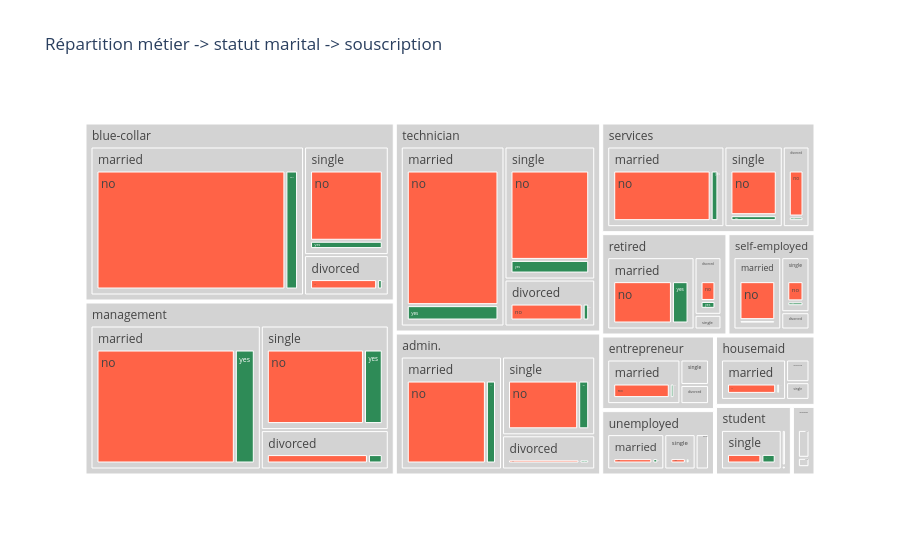

Here is the notebook cell this chart was saved with:
### Code cell
agg = df.groupby(['job', 'marital', 'y']).size().reset_index(name='n')
fig = px.treemap(agg, path=['job', 'marital', 'y'], values='n',
                 color='y',
                 color_discrete_map={'(?)':'lightgray', 'no':'tomato', 'yes':'seagreen'},
                 title='Répartition métier -> statut marital -> souscription')
fig.show()

### Figure 1 — Plotly figure (JSON) as saved in the notebook; plotly's stock layout.template omitted (floating-point values rounded to 4 significant figures)
{"data": [{"branchvalues": "total", "customdata": [["(?)"], ["(?)"], ["(?)"], ["(?)"], ["(?)"], ["(?)"], ["(?)"], ["(?)"], ["(?)"], ["(?)"], ["(?)"], ["(?)"], ["(?)"], ["(?)"], ["(?)"], ["(?)"], ["(?)"], ["(?)"], ["(?)"], ["(?)"], ["(?)"], ["(?)"], ["(?)"], ["(?)"], ["(?)"], ["(?)"], ["(?)"], ["(?)"], ["(?)"], ["(?)"], ["(?)"], ["(?)"], ["(?)"], ["(?)"], ["(?)"], ["(?)"], ["(?)"], ["(?)"], ["(?)"], ["(?)"], ["(?)"], ["(?)"], ["(?)"], ["(?)"], ["(?)"], ["(?)"], ["(?)"], ["(?)"], ["no"], ["no"], ["no"], ["no"], ["no"], ["no"], ["no"], ["no"], ["no"], ["no"], ["no"], ["no"], ["no"], ["no"], ["no"], ["no"], ["no"], ["no"], ["no"], ["no"], ["no"], ["no"], ["no"], ["no"], ["no"], ["no"], ["no"], ["no"], ["no"], ["no"], ["no"], ["no"], ["no"], ["no"], ["no"], ["no"], ["yes"], ["yes"], ["yes"], ["yes"], ["yes"], ["yes"], ["yes"], ["yes"], ["yes"], ["yes"], ["yes"], ["yes"], ["yes"], ["yes"], ["yes"], ["yes"], ["yes"], ["yes"], ["yes"], ["yes"], ["yes"], ["yes"], ["yes"], ["yes"], ["yes"], ["yes"], ["yes"], ["yes"], ["yes"], ["yes"], ["yes"], ["yes"], ["yes"], ["yes"], ["yes"], ["yes"]], "domain": {"x": [0, 1], "y": [0, 1]}, "hovertemplate": "labels=%{label}<br>n=%{value}<br>parent=%{parent}<br>id=%{id}<br>y=%{customdata[0]}<extra></extra>", "ids": ["admin./divorced", "admin./married", "admin./single", "blue-collar/divorced", "blue-collar/married", "blue-collar/single", "entrepreneur/divorced", "entrepreneur/married", "entrepreneur/single", "housemaid/divorced", "housemaid/married", "housemaid/single", "management/divorced", "management/married", "management/single", "retired/divorced", "retired/married", "retired/single", "self-employed/divorced", "self-employed/married", "self-employed/single", "services/divorced", "services/married", "services/single", "student/divorced", "student/married", "student/single", "technician/divorced", "technician/married", "technician/single", "unemployed/divorced", "unemployed/married", "unemployed/single", "unknown/divorced", "unknown/married", "unknown/single", "admin.", "blue-collar", "entrepreneur", "housemaid", "management", "retired", "self-employed", "services", "student", "technician", "unemployed", "unknown", "admin./divorced/no", "admin./married/no", "admin./single/no", "blue-collar/divorced/no", "blue-collar/married/no", "blue-collar/single/no", "entrepreneur/divorced/no", "entrepreneur/married/no", "entrepreneur/single/no", "housemaid/divorced/no", "housemaid/married/no", "housemaid/single/no", "management/divorced/no", "management/married/no", "management/single/no", "retired/divorced/no", "retired/married/no", "retired/single/no", "self-employed/divorced/no", "self-employed/married/no", "self-employed/single/no", "services/divorced/no", "services/married/no", "services/single/no", "student/divorced/no", "student/married/no", "student/single/no", "technician/divorced/no", "technician/married/no", "technician/single/no", "unemployed/divorced/no", "unemployed/married/no", "unemployed/single/no", "unknown/divorced/no", "unknown/married/no", "unknown/single/no", "admin./divorced/yes", "admin./married/yes", "admin./single/yes", "blue-collar/divorced/yes", "blue-collar/married/yes", "blue-collar/single/yes", "entrepreneur/divorced/yes", "entrepreneur/married/yes", "entrepreneur/single/yes", "housemaid/divorced/yes", "housemaid/married/yes", "housemaid/single/yes", "management/divorced/yes", "management/married/yes", "management/single/yes", "retired/divorced/yes", "retired/married/yes", "retired/single/yes", "self-employed/divorced/yes", "self-employed/married/yes", "self-employed/single/yes", "services/divorced/yes", "services/married/yes", "services/single/yes", "student/divorced/yes", "student/married/yes", "student/single/yes", "technician/divorced/yes", "technician/married/yes", "technician/single/yes", "unemployed/divorced/yes", "unemployed/married/yes", "unemployed/single/yes", "unknown/divorced/yes", "unknown/married/yes", "unknown/single/yes"], "labels": ["divorced", "married", "single", "divorced", "married", "single", "divorced", "married", "single", "divorced", "married", "single", "divorced", "married", "single", "divorced", "married", "single", "divorced", "married", "single", "divorced", "married", "single", "divorced", "married", "single", "divorced", "married", "single", "divorced", "married", "single", "divorced", "married", "single", "admin.", "blue-collar", "entrepreneur", "housemaid", "management", "retired", "self-employed", "services", "student", "technician", "unemployed", "unknown", "no", "no", "no", "no", "no", "no", "no", "no", "no", "no", "no", "no", "no", "no", "no", "no", "no", "no", "no", "no", "no", "no", "no", "no", "no", "no", "no", "no", "no", "no", "no", "no", "no", "no", "no", "no", "yes", "yes", "yes", "yes", "yes", "yes", "yes", "yes", "yes", "yes", "yes", "yes", "yes", "yes", "yes", "yes", "yes", "yes", "yes", "yes", "yes", "yes", "yes", "yes", "yes", "yes", "yes", "yes", "yes", "yes", "yes", "yes", "yes", "yes", "yes", "yes"], "marker": {"colors": ["lightgray", "lightgray", "lightgray", "lightgray", "lightgray", "lightgray", "lightgray", "lightgray", "lightgray", "lightgray", "lightgray", "lightgray", "lightgray", "lightgray", "lightgray", "lightgray", "lightgray", "lightgray", "lightgray", "lightgray", "lightgray", "lightgray", "lightgray", "lightgray", "lightgray", "lightgray", "lightgray", "lightgray", "lightgray", "lightgray", "lightgray", "lightgray", "lightgray", "lightgray", "lightgray", "lightgray", "lightgray", "lightgray", "lightgray", "lightgray", "lightgray", "lightgray", "lightgray", "lightgray", "lightgray", "lightgray", "lightgray", "lightgray", "tomato", "tomato", "tomato", "tomato", "tomato", "tomato", "tomato", "tomato", "tomato", "tomato", "tomato", "tomato", "tomato", "tomato", "tomato", "tomato", "tomato", "tomato", "tomato", "tomato", "tomato", "tomato", "tomato", "tomato", "tomato", "tomato", "tomato", "tomato", "tomato", "tomato", "tomato", "tomato", "tomato", "tomato", "tomato", "tomato", "seagreen", "seagreen", "seagreen", "seagreen", "seagreen", "seagreen", "seagreen", "seagreen", "seagreen", "seagreen", "seagreen", "seagreen", "seagreen", "seagreen", "seagreen", "seagreen", "seagreen", "seagreen", "seagreen", "seagreen", "seagreen", "seagreen", "seagreen", "seagreen", "seagreen", "seagreen", "seagreen", "seagreen", "seagreen", "seagreen", "seagreen", "seagreen", "seagreen", "seagreen", "seagreen", "seagreen"]}, "name": "", "parents": ["admin.", "admin.", "admin.", "blue-collar", "blue-collar", "blue-collar", "entrepreneur", "entrepreneur", "entrepreneur", "housemaid", "housemaid", "housemaid", "management", "management", "management", "retired", "retired", "retired", "self-employed", "self-employed", "self-employed", "services", "services", "services", "student", "student", "student", "technician", "technician", "technician", "unemployed", "unemployed", "unemployed", "unknown", "unknown", "unknown", "", "", "", "", "", "", "", "", "", "", "", "", "admin./divorced", "admin./married", "admin./single", "blue-collar/divorced", "blue-collar/married", "blue-collar/single", "entrepreneur/divorced", "entrepreneur/married", "entrepreneur/single", "housemaid/divorced", "housemaid/married", "housemaid/single", "management/divorced", "management/married", "management/single", "retired/divorced", "retired/married", "retired/single", "self-employed/divorced", "self-employed/married", "self-employed/single", "services/divorced", "services/married", "services/single", "student/divorced", "student/married", "student/single", "technician/divorced", "technician/married", "technician/single", "unemployed/divorced", "unemployed/married", "unemployed/single", "unknown/divorced", "unknown/married", "unknown/single", "admin./divorced", "admin./married", "admin./single", "blue-collar/divorced", "blue-collar/married", "blue-collar/single", "entrepreneur/divorced", "entrepreneur/married", "entrepreneur/single", "housemaid/divorced", "housemaid/married", "housemaid/single", "management/divorced", "management/married", "management/single", "retired/divorced", "retired/married", "retired/single", "self-employed/divorced", "self-employed/married", "self-employed/single", "services/divorced", "services/married", "services/single", "student/divorced", "student/married", "student/single", "technician/divorced", "technician/married", "technician/single", "unemployed/divorced", "unemployed/married", "unemployed/single", "unknown/divorced", "unknown/married", "unknown/single"], "type": "treemap", "values": [750.0, 2693.0, 1728.0, 750.0, 6968.0, 2014.0, 179.0, 1070.0, 238.0, 184.0, 912.0, 144.0, 1111.0, 5400.0, 2947.0, 425.0, 1731.0, 108.0, 140.0, 993.0, 446.0, 549.0, 2407.0, 1198.0, 6.0, 54.0, 878.0, 925.0, 4052.0, 2620.0, 171.0, 731.0, 401.0, 17.0, 203.0, 68.0, 5171.0, 9732.0, 1487.0, 1240.0, 9458.0, 2264.0, 1579.0, 4154.0, 938.0, 7597.0, 1303.0, 288.0, 660.0, 2387.0, 1493.0, 692.0, 6531.0, 1801.0, 164.0, 989.0, 211.0, 166.0, 845.0, 120.0, 969.0, 4719.0, 2469.0, 304.0, 1349.0, 95.0, 118.0, 914.0, 360.0, 499.0, 2229.0, 1057.0, 5.0, 44.0, 620.0, 848.0, 3636.0, 2273.0, 144.0, 634.0, 323.0, 16.0, 182.0, 56.0, 90.0, 306.0, 235.0, 58.0, 437.0, 213.0, 15.0, 81.0, 27.0, 18.0, 67.0, 24.0, 142.0, 681.0, 478.0, 121.0, 382.0, 13.0, 22.0, 79.0, 86.0, 50.0, 178.0, 141.0, 1.0, 10.0, 258.0, 77.0, 416.0, 347.0, 27.0, 97.0, 78.0, 1.0, 21.0, 12.0]}], "layout": {"legend": {"tracegroupgap": 0}, "title": {"text": "Répartition métier -> statut marital -> souscription"}}}
